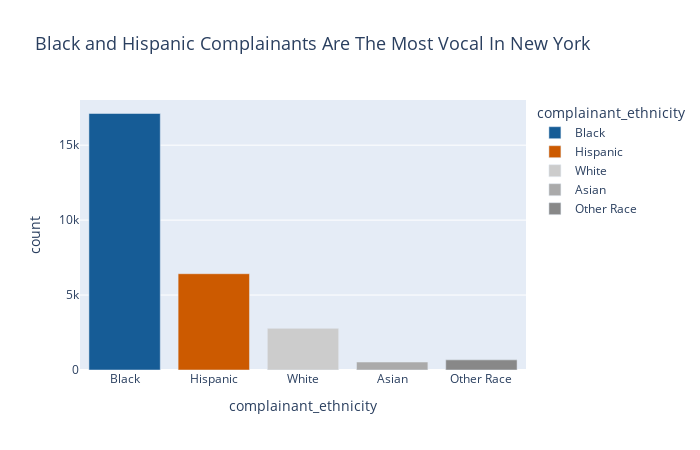

Notebook source saved alongside this figure:
### Code cell
color_discrete_map = {
    "Black": "#165C96", "Hispanic": "#CC5A00", "White": "#cccccc", "Asian": "#aaaaaa", "Other Race": "#888888"       
}

fig = px.bar(ethnicityCount, x='complainant_ethnicity', y='count', color='complainant_ethnicity',
             color_discrete_map=color_discrete_map, category_orders={"complainant_ethnicity": ["Black", "Hispanic", "White", "Asian", "Other"]},
             title='Black and Hispanic Complainants Are The Most Vocal In New York',width=700, height=450)
fig.update_xaxes(categoryorder = 'array', categoryarray = ['Black', 'Hispanic', 'White', 'Asian', 'Other Race'])
fig.update_layout(title_font=dict(size=18))
fig.write_image('for.png')
fig.show()

### Figure 1 — Plotly figure (JSON) as saved in the notebook; plotly's stock layout.template omitted (floating-point values rounded to 4 significant figures)
{"data": [{"hovertemplate": "complainant_ethnicity=%{x}<br>count=%{y}<extra></extra>", "legendgroup": "Black", "marker": {"color": "#165C96", "pattern": {"shape": ""}}, "name": "Black", "orientation": "v", "showlegend": true, "textposition": "auto", "type": "bar", "x": ["Black"], "xaxis": "x", "y": [17114], "yaxis": "y"}, {"hovertemplate": "complainant_ethnicity=%{x}<br>count=%{y}<extra></extra>", "legendgroup": "Hispanic", "marker": {"color": "#CC5A00", "pattern": {"shape": ""}}, "name": "Hispanic", "orientation": "v", "showlegend": true, "textposition": "auto", "type": "bar", "x": ["Hispanic"], "xaxis": "x", "y": [6424], "yaxis": "y"}, {"hovertemplate": "complainant_ethnicity=%{x}<br>count=%{y}<extra></extra>", "legendgroup": "White", "marker": {"color": "#cccccc", "pattern": {"shape": ""}}, "name": "White", "orientation": "v", "showlegend": true, "textposition": "auto", "type": "bar", "x": ["White"], "xaxis": "x", "y": [2783], "yaxis": "y"}, {"hovertemplate": "complainant_ethnicity=%{x}<br>count=%{y}<extra></extra>", "legendgroup": "Asian", "marker": {"color": "#aaaaaa", "pattern": {"shape": ""}}, "name": "Asian", "orientation": "v", "showlegend": true, "textposition": "auto", "type": "bar", "x": ["Asian"], "xaxis": "x", "y": [532], "yaxis": "y"}, {"hovertemplate": "complainant_ethnicity=%{x}<br>count=%{y}<extra></extra>", "legendgroup": "Other Race", "marker": {"color": "#888888", "pattern": {"shape": ""}}, "name": "Other Race", "orientation": "v", "showlegend": true, "textposition": "auto", "type": "bar", "x": ["Other Race"], "xaxis": "x", "y": [677], "yaxis": "y"}], "layout": {"barmode": "relative", "height": 450, "legend": {"title": {"text": "complainant_ethnicity"}, "tracegroupgap": 0}, "title": {"font": {"size": 18}, "text": "Black and Hispanic Complainants Are The Most Vocal In New York"}, "width": 700, "xaxis": {"anchor": "y", "categoryarray": ["Black", "Hispanic", "White", "Asian", "Other Race"], "categoryorder": "array", "domain": [0, 1], "title": {"text": "complainant_ethnicity"}}, "yaxis": {"anchor": "x", "domain": [0, 1], "title": {"text": "count"}}}}
